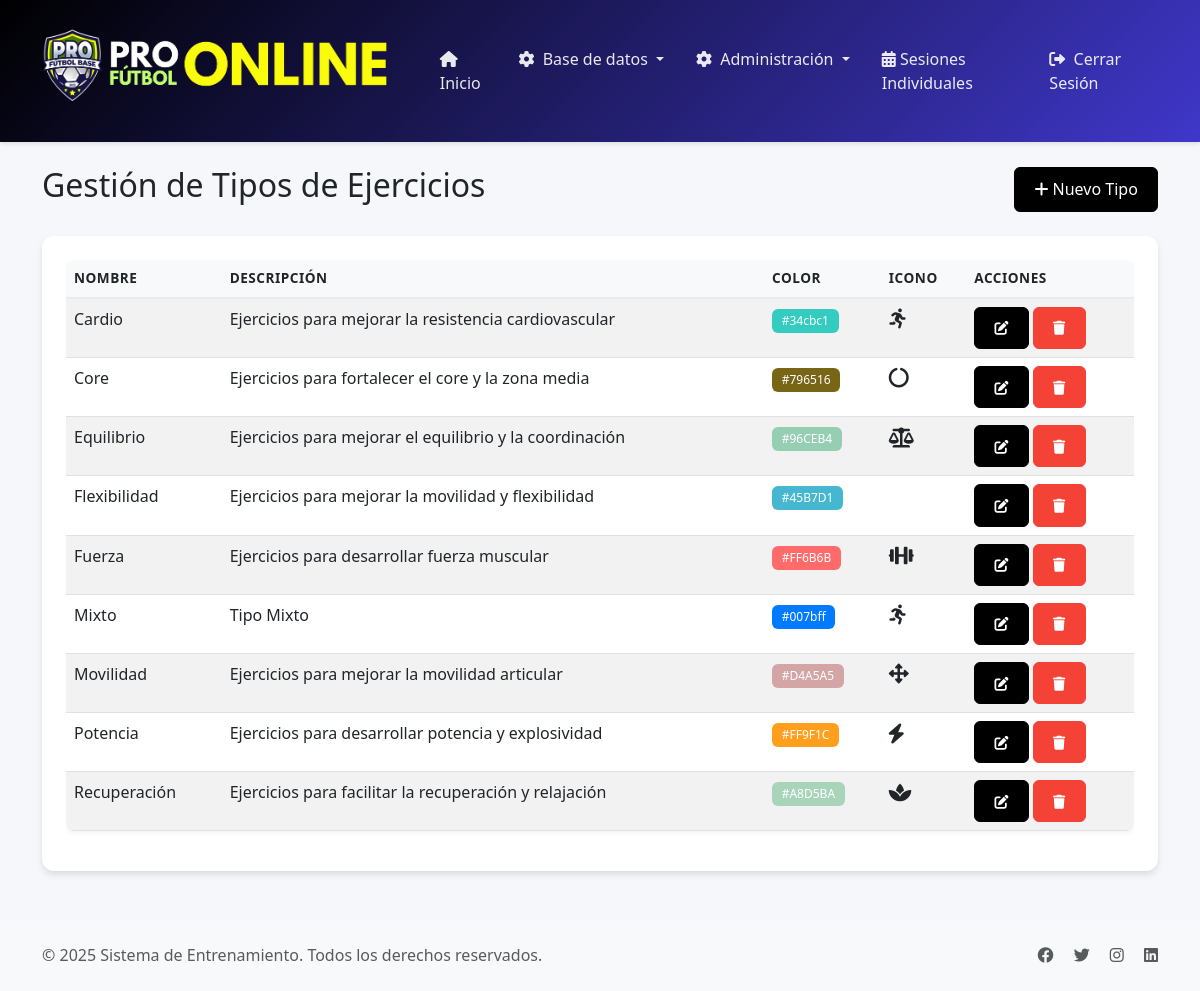
Page /tipos-ejercicios (signed in) on the committed database.
### tables this page shows
CREATE TABLE `tipos_ejercicios` (
  `id` int NOT NULL,
  `nombre` varchar(100) NOT NULL,
  `descripcion` text,
  `color` varchar(7) NOT NULL,
  `icono` varchar(50) NOT NULL,
  `created_at` timestamp NULL DEFAULT CURRENT_TIMESTAMP
);

### controllers/BaseController.php (called while the page is built, shortened)
<?php
class BaseController {
    protected function render($view, $data = []) {
        extract($data);
        $viewPath = __DIR__ . "/../views/{$view}.php";
        require_once $viewPath;
    }
}

### controllers/TipoEjercicioController.php (called while the page is built, shortened)
<?php
require_once 'controllers/BaseController.php';
require_once 'models/TipoEjercicioModel.php';
class TipoEjercicioController extends BaseController {
    private $model;
    public function __construct() {
        $this->model = new TipoEjercicioModel();
    }
    public function index() {
        $tipos = $this->model->getAll();
        $this->render('tipos_ejercicios/index', [
            'tipos' => $tipos
        ]);
    }
}

### config/database.php (called while the page is built, shortened)
<?php
class Database {
    private static $instance = null;
    private $connection;
    private function __construct() {
        $host = 'localhost';
        $dbname = 'profutbolonline_qwb';
        $username = 'profutbolonline_asa';
        $password = '&}p^lgTkK9d~';
        try {
            $dsn = "mysql:host=$host;dbname=$dbname;charset=utf8mb4";
            $options = [
                PDO::ATTR_ERRMODE => PDO::ERRMODE_EXCEPTION,
                PDO::ATTR_DEFAULT_FETCH_MODE => PDO::FETCH_ASSOC,
                PDO::ATTR_EMULATE_PREPARES => false,
            ];
            $this->connection = new PDO($dsn, $username, $password, $options);
        } catch (PDOException $e) {
            die("Error de conexión a la base de datos: " . $e->getMessage());
        }
    }
    public static function getInstance() {
        if (self::$instance === null) {
            self::$instance = new self();
        }
        return self::$instance;
    }
    public function getConnection() {
        return $this->connection;
    }
}

### models/TipoEjercicioModel.php (called while the page is built, shortened)
<?php
require_once 'BaseModel.php';
class TipoEjercicioModel extends BaseModel {
    public function __construct() {
        $this->table = 'tipos_ejercicios';
    }
    public function getAll() {
        $sql = "SELECT * FROM {$this->table} ORDER BY nombre";
        $stmt = $this->db->prepare($sql);
        $stmt->execute();
        return $stmt->fetchAll(PDO::FETCH_ASSOC);
    }
}

### models/BaseModel.php (called while the page is built, shortened)
<?php
require_once __DIR__ . '/../config/database.php';
class BaseModel {
    public function __construct($table = null) {
        $this->db = Database::getInstance()->getConnection();
    }
}

### views/tipos_ejercicios/index.php (the view, shortened to what this page needs)
<?php require_once 'views/layouts/header.php'; ?>
<div class="container mt-4">
    <div class="row">
        <div class="col-12">
            <div class="d-flex justify-content-between align-items-center mb-4">
                <h2>Gestión de Tipos de Ejercicios</h2>
                <a href="/tipos-ejercicios/crear" class="btn btn-primary">
                    <i class="fas fa-plus"></i> Nuevo Tipo
                </a>
            </div>
            <div class="card">
                <div class="card-body">
                    <div class="table-responsive">
                        <table class="table table-striped">
                            <thead>
                                <tr>
                                    <th>Nombre</th>
                                    <th>Descripción</th>
                                    <th>Color</th>
                                    <th>Icono</th>
                                    <th>Acciones</th>
                                </tr>
                            </thead>
                            <tbody>
                                <?php if (!empty($tipos)): ?>
                                    <?php foreach ($tipos as $tipo): ?>
                                        <tr>
                                            <td><?php echo htmlspecialchars($tipo['nombre']); ?></td>
                                            <td>
                                                <?php
                                                $descripcion = $tipo['descripcion'];
                                                echo strlen($descripcion) > 100 ?
                                                    htmlspecialchars(substr($descripcion, 0, 100)) . '...' :
                                                    htmlspecialchars($descripcion);
                                                ?>
                                            </td>
                                            <td>
                                                <span class="badge" style="background-color: <?php echo htmlspecialchars($tipo['color']); ?>">
                                                    <?php echo htmlspecialchars($tipo['color']); ?>
                                                </span>
                                            </td>
                                            <td>
                                                <i class="<?php echo htmlspecialchars($tipo['icono']); ?> fa-lg"></i>
                                            </td>
                                            <td>
                                                <a href="/tipos-ejercicios/editar/<?php echo $tipo['id']; ?>"
                                                   class="btn btn-sm btn-primary" title="Editar">
                                                    <i class="fas fa-edit"></i>
                                                </a>
                                                <a href="/tipos-ejercicios/eliminar/<?php echo $tipo['id']; ?>"
                                                   class="btn btn-sm btn-danger" title="Eliminar"
                                                   onclick="return confirm('¿Estás seguro de eliminar este tipo de ejercicio?')">
                                                    <i class="fas fa-trash"></i>
                                                </a>
                                            </td>
                                        </tr>
                                    <?php endforeach; ?>
                                <?php else: ?>
                                    <tr>
                                        <td colspan="5" class="text-center">No se encontraron tipos de ejercicios</td>
                                    </tr>
                                <?php endif; ?>
                            </tbody>
                        </table>
                    </div>
                </div>
            </div>
        </div>
    </div>
</div>
<?php require_once 'views/layouts/footer.php'; ?>

### views/layouts/header.php (style rules this page uses)
:root { --primary-color: #000000; --secondary-color: #3f37c9; --accent-color: #4cc9f0; --success-color: #4caf50; --warning-color: #ff9800; --danger-color: #f44336; --light-color: #f8f9fa; --dark-color: #212529; }
body { background-color: #f5f7fa; font-family: 'Segoe UI', system-ui, -apple-system, sans-serif; }
.btn { padding: 0.6rem 1.2rem; font-weight: 500; border-radius: 6px; transition: all 0.3s ease; }
.btn-primary { background-color: var(--primary-color); border-color: var(--primary-color); }
.btn-danger { background-color: var(--danger-color); border-color: var(--danger-color); }
.table { border-radius: 8px; overflow: hidden; box-shadow: 0 2px 4px rgba(0,0,0,0.05); }
.table thead th { background-color: var(--light-color); border-bottom: 2px solid #e9ecef; font-weight: 600; text-transform: uppercase; font-size: 0.85rem; letter-spacing: 0.5px; }
.card { border: none; border-radius: 12px; box-shadow: 0 4px 6px rgba(0,0,0,0.1); transition: all 0.3s ease; }
.card-body { padding: 1.5rem; }
.badge { padding: 0.5em 0.8em; font-weight: 500; border-radius: 6px; }

### rows in the picture
tipos_ejercicios: nombre "Cardio", descripcion "Ejercicios para mejorar la resistencia cardiovascular", color "#34cbc1"
tipos_ejercicios: nombre "Core", descripcion "Ejercicios para fortalecer el core y la zona media", color "#796516"
tipos_ejercicios: nombre "Equilibrio", descripcion "Ejercicios para mejorar el equilibrio y la coordinación", color "#96CEB4"
tipos_ejercicios: nombre "Flexibilidad", descripcion "Ejercicios para mejorar la movilidad y flexibilidad", color "#45B7D1"
tipos_ejercicios: nombre "Fuerza", descripcion "Ejercicios para desarrollar fuerza muscular", color "#FF6B6B"
tipos_ejercicios: nombre "Mixto", descripcion "Tipo Mixto", color "#007bff"
tipos_ejercicios: nombre "Movilidad", descripcion "Ejercicios para mejorar la movilidad articular", color "#D4A5A5"
tipos_ejercicios: nombre "Potencia", descripcion "Ejercicios para desarrollar potencia y explosividad", color "#FF9F1C"
tipos_ejercicios: nombre "Recuperación", descripcion "Ejercicios para facilitar la recuperación y relajación", color "#A8D5BA"
